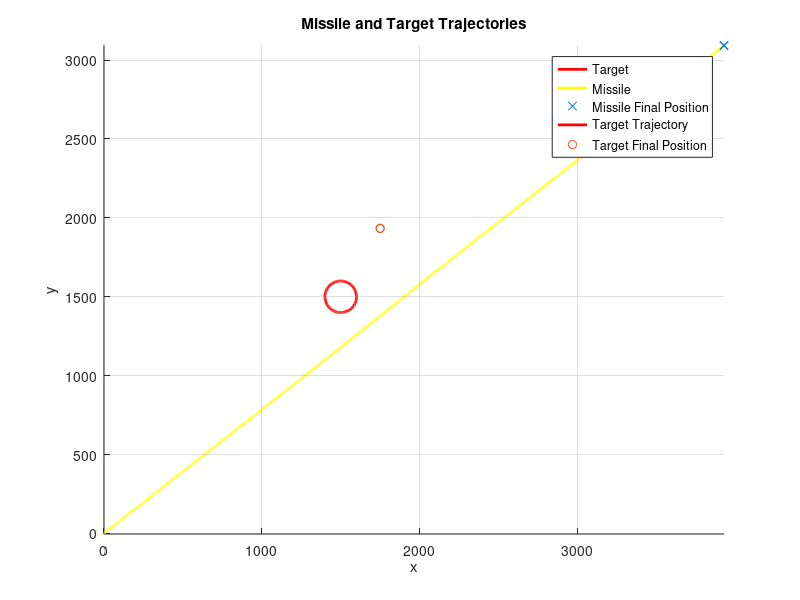
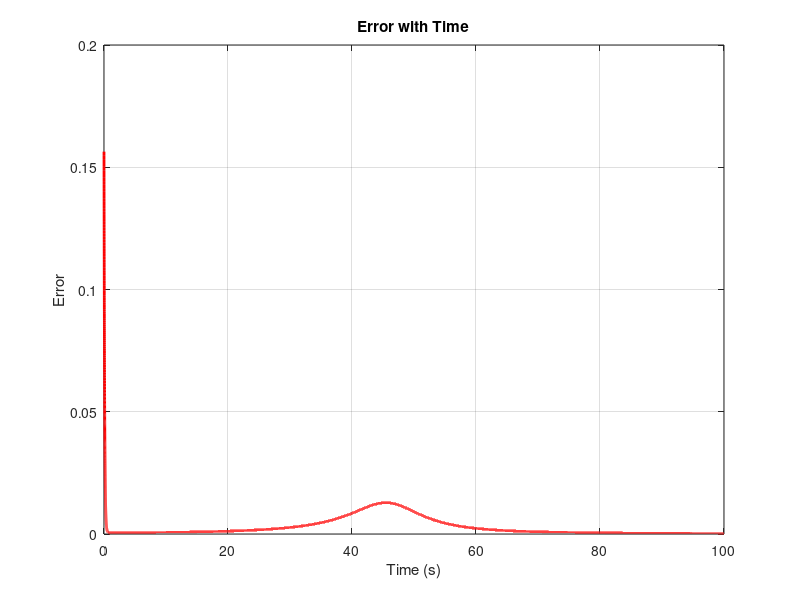
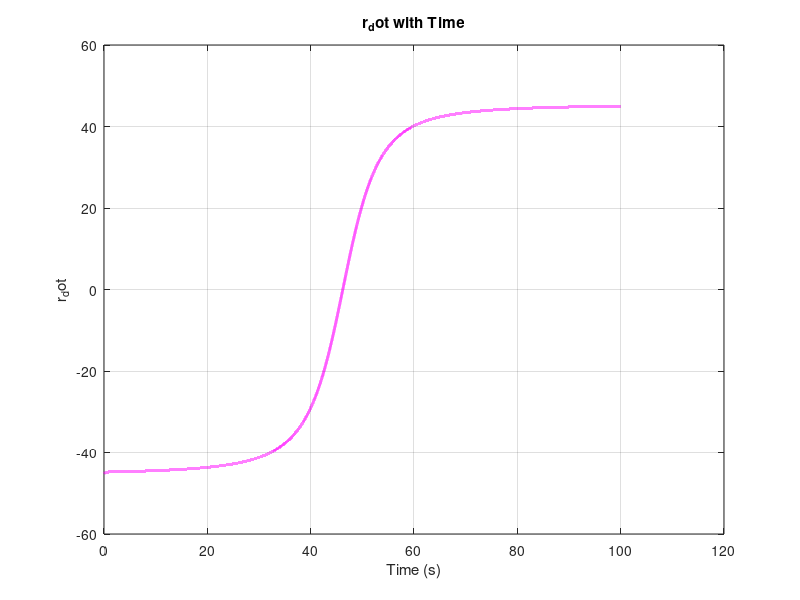
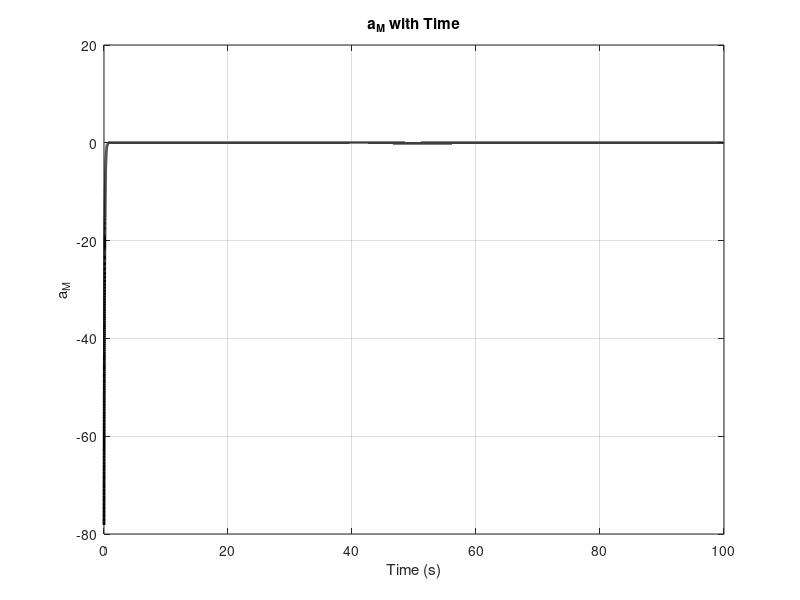

The MATLAB script that drew these images, in order:
clear all;
clc;

% Simulation Setup -------------------------------------------------------
dt = 0.001; % sec
tf = 100; % sec
Ns = tf / dt; % time steps
time(1) = 0;



% Initial conditions
x_M(1) = 0;
y_M(1) = 0;
x_T(1) = 1500;
y_T(1) = 1500;
alpha(1) = (47/180)*pi;
beta = pi/3;
R_T = 100;
vM_Max = 50;
vT_Max = 5;
theta(1) = pi/4;
r(1) = sqrt((y_T(1)-y_M(1))^2 + (x_T(1)-x_M(1))^2);
r_dot(1) = vT_Max*cos(beta-theta(1)) - 50*cos(alpha(1)-theta(1));
% Proportional Gain for Lateral Acceleration
a = 10;

% Main simulation
for k = 1:Ns
    % Calculate collision cone
    phi1 = theta(k) + asin(R_T/r(k));
    alpha1(k) = asin((vT_Max/vM_Max)*sin(beta-phi1)) + phi1; % collision cone upper limit
    
    phi2 = theta(k) - asin(R_T/r(k));
    alpha2(k) = asin((vT_Max/vM_Max)*sin(beta-phi2)) + phi2; % collision cone lower limit

      v_theta(k) = vT_Max*sin(beta-theta(k)) - vM_Max*sin(alpha(k)-theta(k));
       
   if alpha2(k) <= alpha(k) && alpha(k) <= alpha1(k)
        desired_alpha = alpha2(k) - pi/30;
           e(k) =  alpha(k) - desired_alpha;
           a_M(k) = vM_Max*(1-(vT_Max*cos(beta-phi2))/(vM_Max*cos(alpha2(k)-phi2)))*((v_theta(k)/r(k))-((R_T*r_dot(k))/(r(k)*sqrt(r(k)^2-R_T^2)))) -vM_Max*a*e(k);
          alpha(k+1) = alpha(k) + a_M(k)/vM_Max*dt;         
        
    else 
        
        e(k) = alpha(k) - desired_alpha;
   a_M(k) = vM_Max*(1-(vT_Max*cos(beta-phi2))/(vM_Max*cos(alpha2(k)-phi2)))*((v_theta(k)/r(k))-((R_T*r_dot(k))/(r(k)*sqrt(r(k)^2-R_T^2)))) -vM_Max*a*e(k);           
     alpha(k+1) = alpha(k) + a_M(k)/vM_Max*dt;         
    end

    v_M = vM_Max * [cos(alpha(k+1)); sin(alpha(k+1))];
    v_T = vT_Max * [cos(beta); sin(beta)];

    % Update missile position
    x_M(k+1) = x_M(k) + v_M(1) * dt;
    y_M(k+1) = y_M(k) + v_M(2) * dt;

    % Update target position
    x_T(k+1) = x_T(k) + v_T(1) * dt;
    y_T(k+1) = y_T(k) + v_T(2) * dt;

    r(k+1) = sqrt((y_T(k+1)-y_M(k+1))^2 + (x_T(k+1)-x_M(k+1))^2);
    theta(k+1) = atan2((y_T(k+1)-y_M(k+1)),(x_T(k+1)-x_M(k+1)));
    r_dot(k+1) = vT_Max*cos(beta-theta(k+1)) - vM_Max*cos(alpha(k+1)-theta(k+1));
    time(k+1) = time(k) + dt;
    
     if r(k+1)<=100
      disp("collision");
      s=k;
      display(alpha(s));
      break;
     end
%      if r_dot(k)>=0
%         p = k;
%          display(alpha(p));
%         break ;
%   
%     end
%     
end
%%

% Plot trajectories ------------------------------------------------------
figure(1);
viscircles([x_T(1), y_T(1)], R_T, 'Color', 'r', 'LineWidth', 2);
hold on;
plot(x_M, y_M, '-y', 'LineWidth', 2);
scatter(x_M(end), y_M(end), 'xk', 'LineWidth', 1);
hold on;
plot(x_T(1:end-1), y_T(1:end-1), '-r', 'LineWidth', 2); % Add target trajectory plot
scatter(x_T(end), y_T(end), 'ok', 'LineWidth', 1); % Mark target final position
grid on;
title('Missile and Target Trajectories');
xlabel('x');
ylabel('y');
axis equal;
legend('Target', 'Missile', 'Missile Final Position', 'Target Trajectory', 'Target Final Position');
hold on;

figure(2)
plot(time(1:end-1),e, '-r', 'LineWidth', 2);
grid on;
title('Error with Time');
xlabel('Time (s)');
ylabel('Error');
hold on;

figure(3)
plot(time(1:end),r_dot, '-m', 'LineWidth', 2);
grid on;
title('r_dot with Time');
xlabel('Time (s)');
ylabel('r_dot');
hold on;

figure(4)
plot(time(1:end-1),a_M, '-k', 'LineWidth', 2);
grid on;
title('a_M with Time');
xlabel('Time (s)');
ylabel('a_M');
hold on;